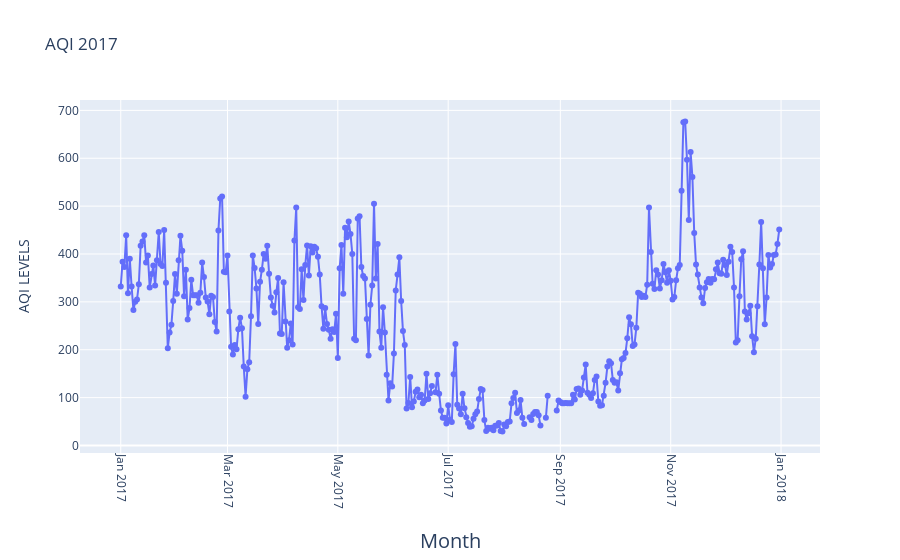

The notebook cell saved with this chart:
### Code cell
fig = go.Figure(go.Scatter(
    mode = "lines+markers",
    y = aqi_level_17.iloc[:,-2],
    x = aqi_level_17.iloc[:,-3]))
fig.update_xaxes(
        tickangle = 90,
        title_text = "Month",
        title_font = {"size": 20},
        title_standoff = 25)

fig.update_yaxes(
        title_text = "AQI LEVELS",
        title_standoff = 25)
fig.update_layout(title_text="AQI 2017")

fig.show()

### Figure 1 — Plotly figure (JSON) as saved in the notebook; plotly's stock layout.template omitted (floating-point values rounded to 4 significant figures; data arrays with more than 128 entries replaced by an {"elided": "..."} marker saying what was removed)
{"data": [{"mode": "lines+markers", "type": "scatter", "x": {"elided": "365 str values"}, "y": {"elided": "365 int values"}}], "layout": {"title": {"text": "AQI 2017"}, "xaxis": {"tickangle": 90, "title": {"font": {"size": 20}, "standoff": 25, "text": "Month"}}, "yaxis": {"title": {"standoff": 25, "text": "AQI LEVELS"}}}}
